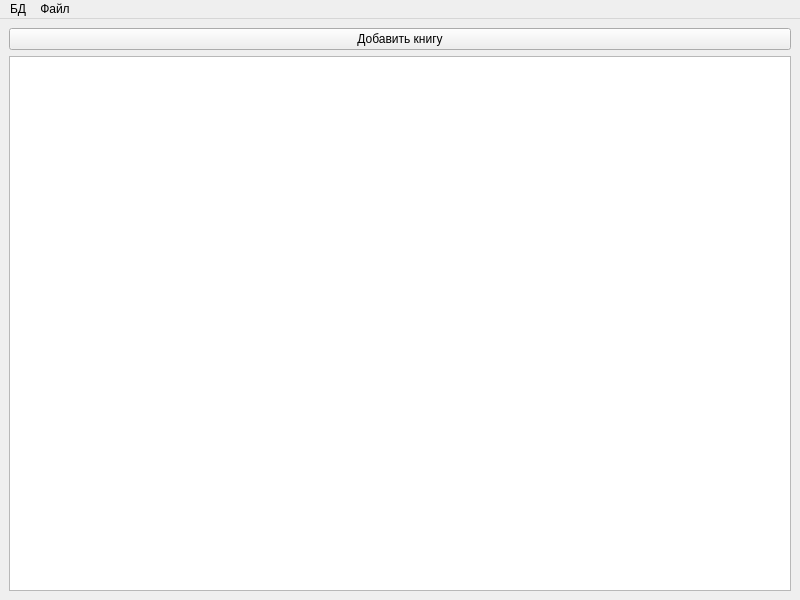
<?xml version="1.0" encoding="UTF-8"?>
<ui version="4.0">
 <class>MainWindow</class>
 <widget class="QMainWindow" name="MainWindow">
  <property name="geometry">
   <rect>
    <x>0</x>
    <y>0</y>
    <width>800</width>
    <height>600</height>
   </rect>
  </property>
  <property name="windowTitle">
   <string>MainWindow</string>
  </property>
  <widget class="QWidget" name="centralwidget">
   <layout class="QVBoxLayout" name="verticalLayout_3">
    <item>
     <layout class="QVBoxLayout" name="verticalLayout">
      <item>
       <layout class="QVBoxLayout" name="verticalLayout_2">
        <item>
         <widget class="QPushButton" name="btnAddBook">
          <property name="text">
           <string>Добавить книгу</string>
          </property>
         </widget>
        </item>
       </layout>
      </item>
      <item>
       <widget class="QTableView" name="mainViewBook"/>
      </item>
     </layout>
    </item>
   </layout>
  </widget>
  <widget class="QMenuBar" name="menubar">
   <property name="geometry">
    <rect>
     <x>0</x>
     <y>0</y>
     <width>800</width>
     <height>21</height>
    </rect>
   </property>
   <widget class="QMenu" name="menu">
    <property name="title">
     <string>БД</string>
    </property>
    <addaction name="actConDB"/>
   </widget>
   <widget class="QMenu" name="menu_2">
    <property name="title">
     <string>Файл</string>
    </property>
    <addaction name="actImportXLSX"/>
   </widget>
   <addaction name="menu"/>
   <addaction name="menu_2"/>
  </widget>
  <action name="actConDB">
   <property name="text">
    <string>Настроить подключение</string>
   </property>
  </action>
  <action name="actImportXLSX">
   <property name="text">
    <string>Импортировать XLSX</string>
   </property>
  </action>
 </widget>
 <resources/>
 <connections/>
</ui>
